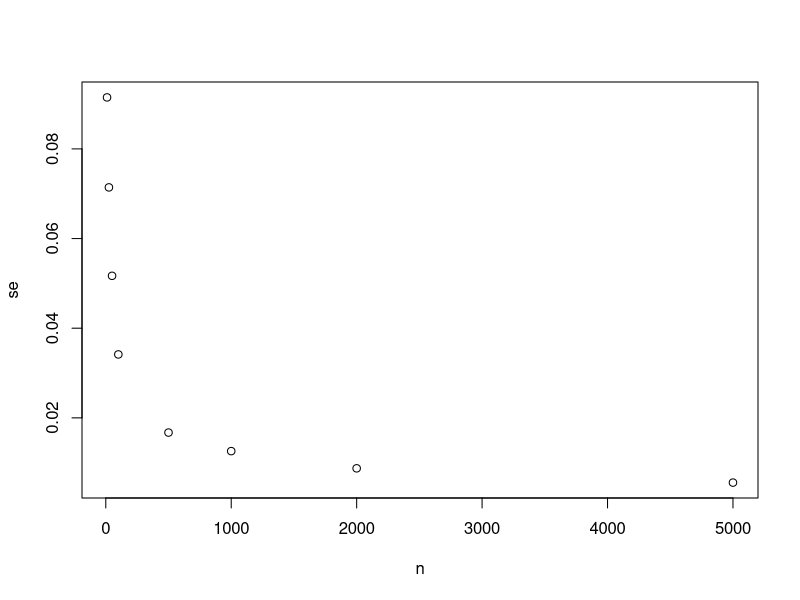
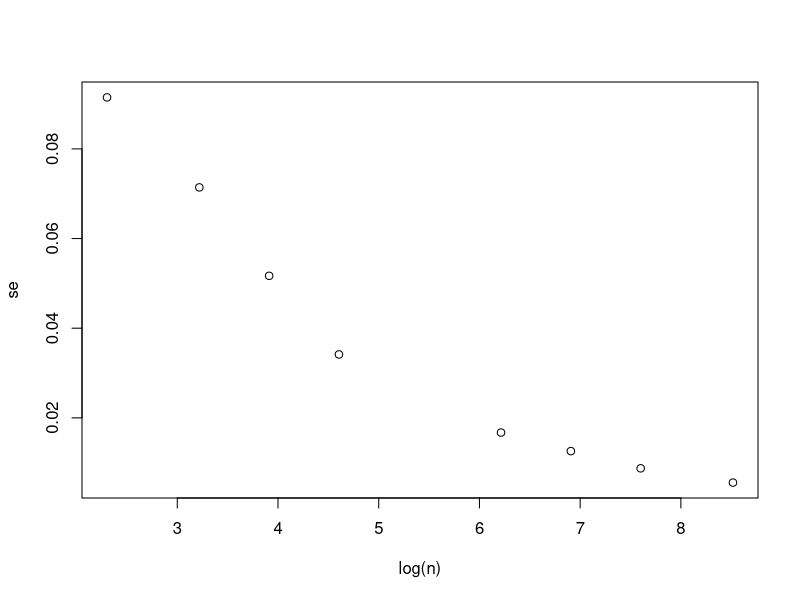
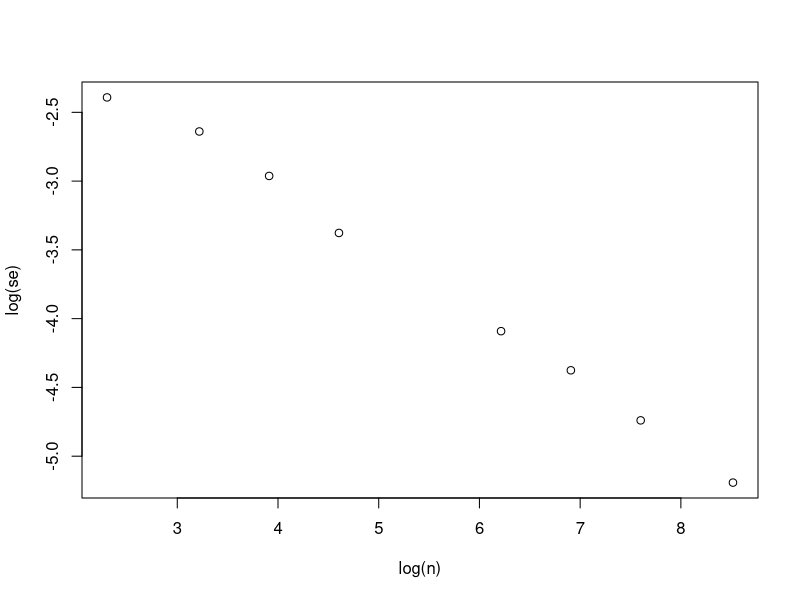
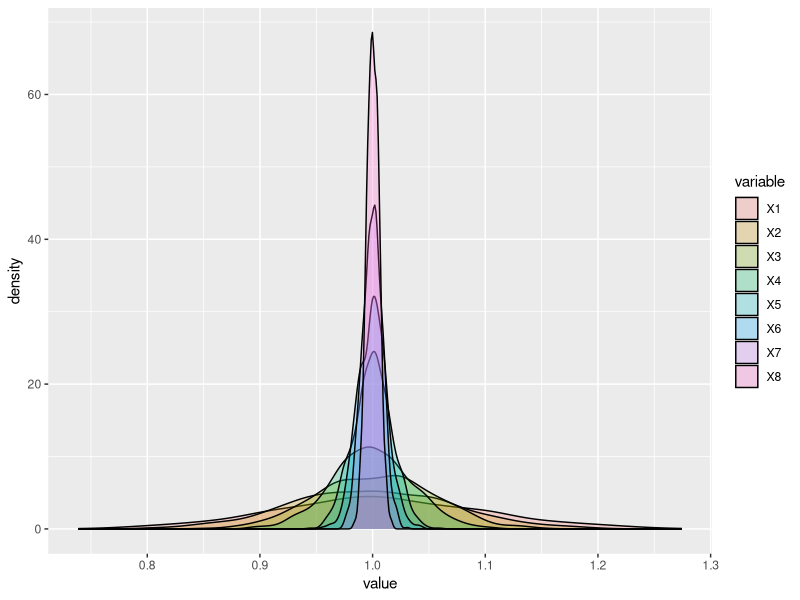

Write R code to recreate these figures, in order.
### CODE FOR LECTURE #6 (not mandatory) ###
### JEB109 Econometrics I ###
### Institute of Economic Studies, Faculty of Social Sciences, Charles University ###

### CONSISTENCY ###

#Let us visualize the concept of consistency

#Simulate a simple regression model for different sample sizes
n<-c(10,25,50,100,500,1000,2000,5000)
#n<-c(10,25,50,100,500,1000,2000,5000,10000,30000,100000)
se<-rep(NA,length(n)) #vector of NAs to fill with standard errors

#Set parameters
b0<-1
b1<-1

for(i in n){ #loop for all elements in n
  #Generate the model
  x<-runif(i,1,10)
  u<-rnorm(i,0,1)
  y<-b0+b1*x+u
  model<-lm(y~x) #estimate the model
  se[match(i,n)]<-summary(model)$coefficients["x","Std. Error"] #write standard error into the vector
}
plot(n,se) #plot
plot(log(n),se) #plot in a log scale
plot(log(n),log(se)) #plot in a log-log scale

#Approximate the densities of the OLS estimators:
aux_plot=matrix(NA,1000,length(n)) #matrix of NAs to fill
for (j in se){ #loop for all elements in se
  aux_plot[,match(j,se)]=rnorm(1000,b1,j) #approximation: write Gaussians with sd=se into the matrix 
}
aux_plot=data.frame(aux_plot) #ensure the data.frame structure

#Requires packages to install
require(ggplot2)
require(reshape2)

#Plot the approximated densities nicely using the ggplot2 and reshape2 packages
data=melt(aux_plot[,-9])
density_plot=ggplot(data,aes(x=value,fill=variable))+geom_density(alpha=0.25)
density_plot